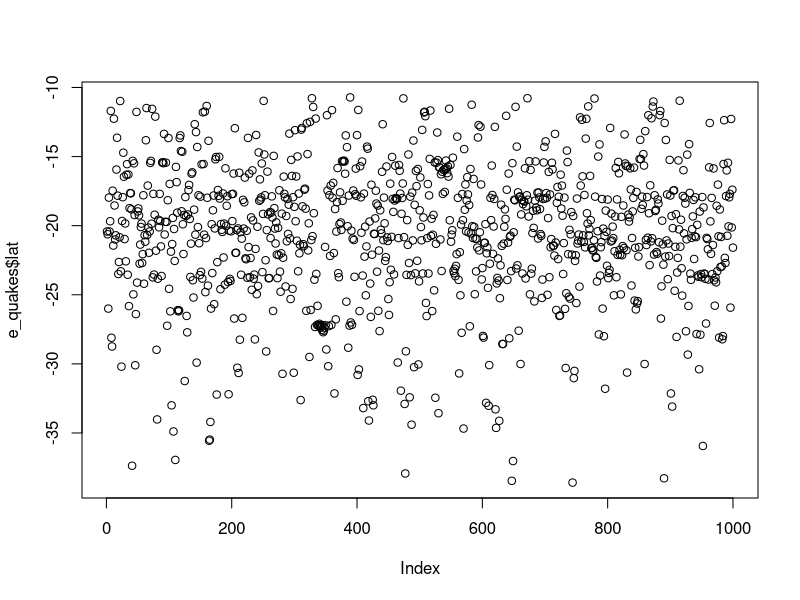
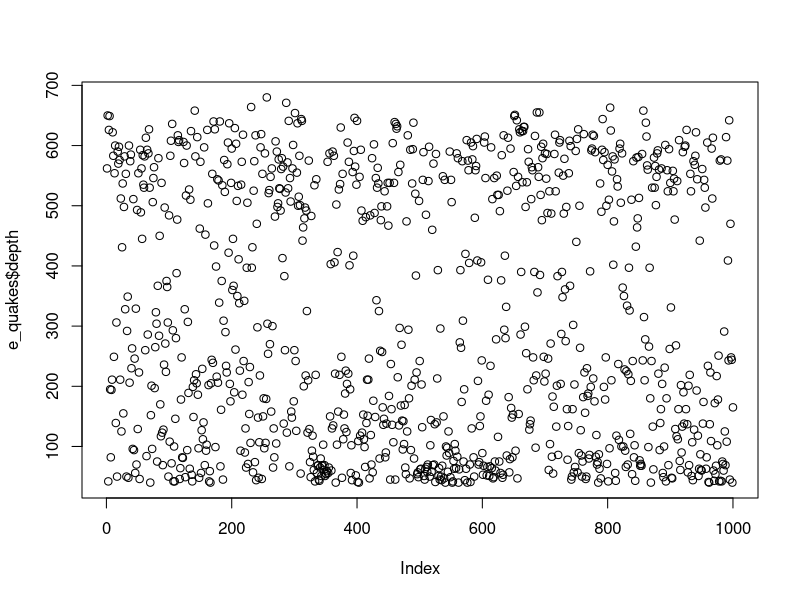
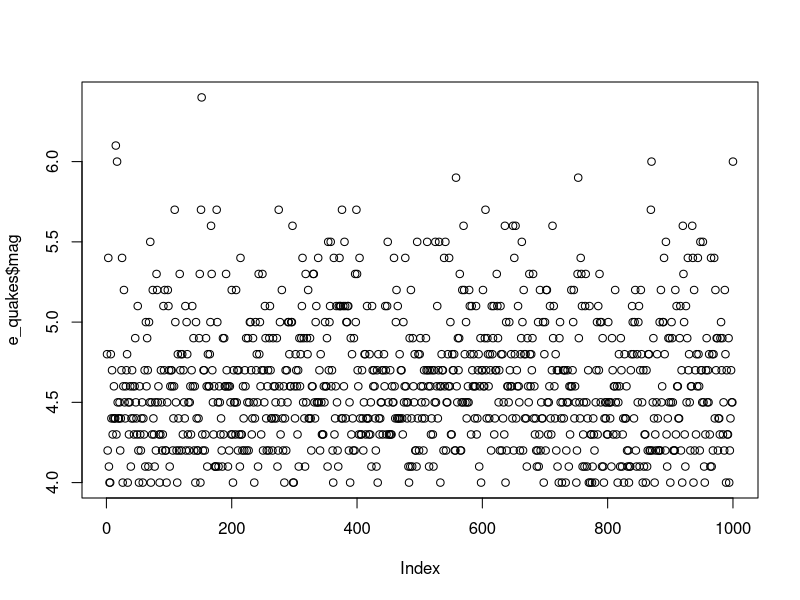
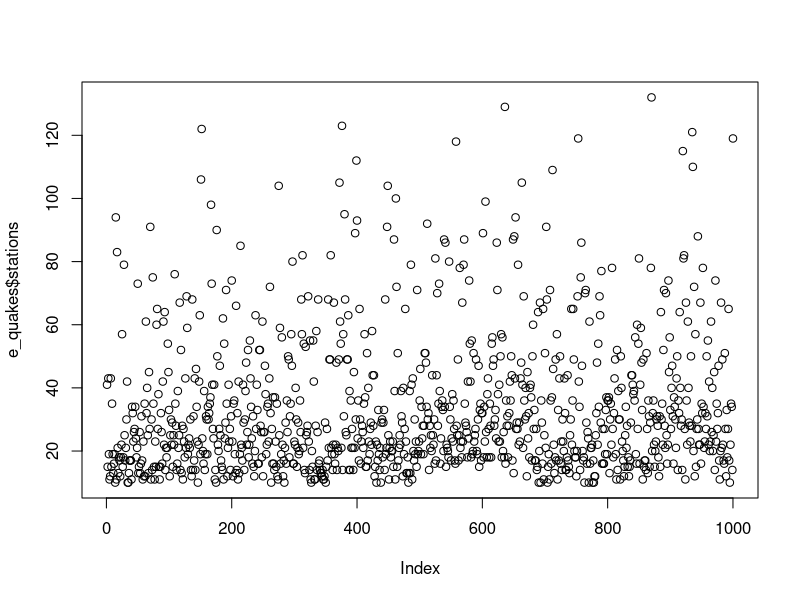
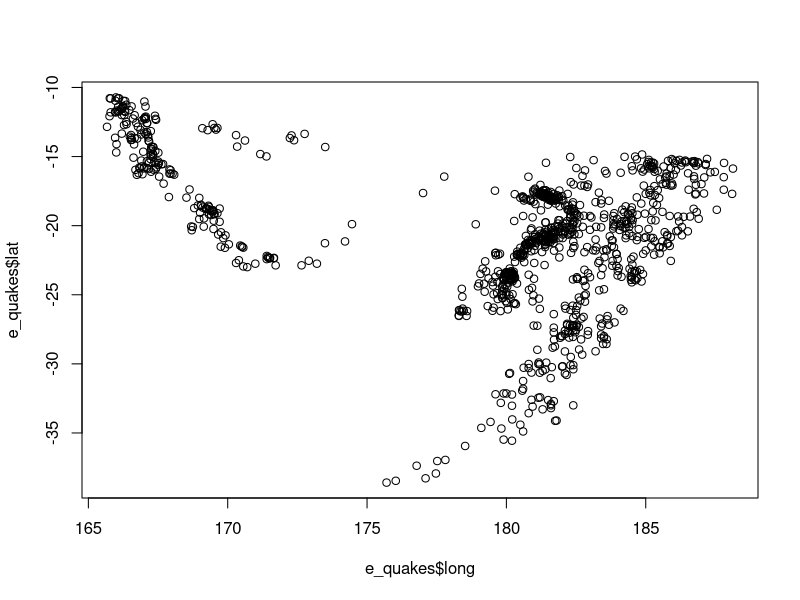
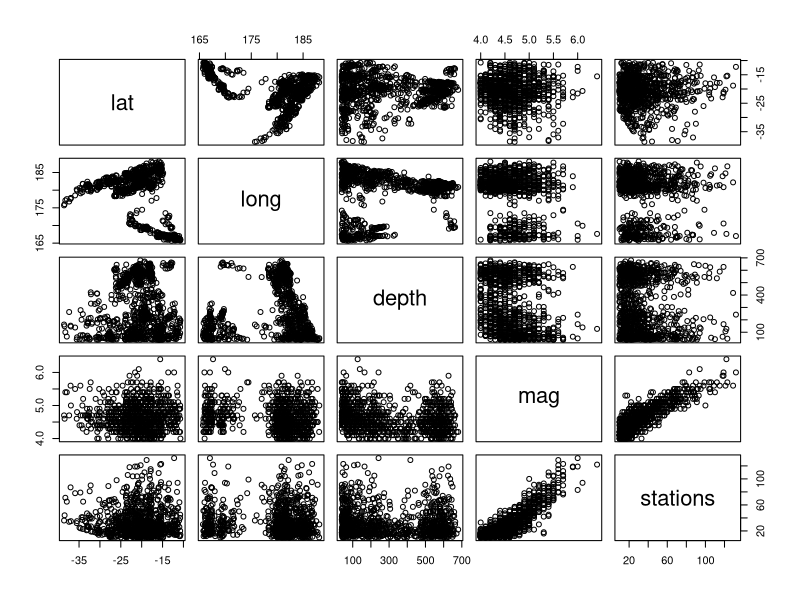
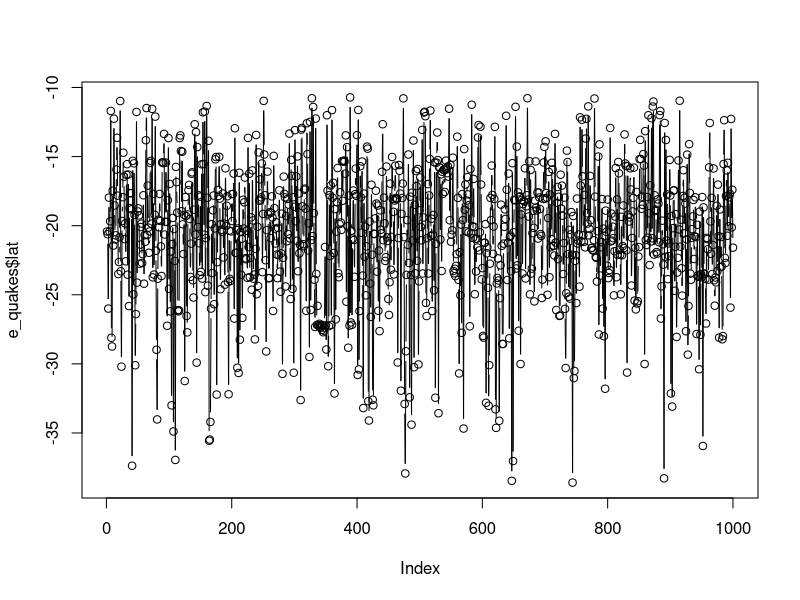
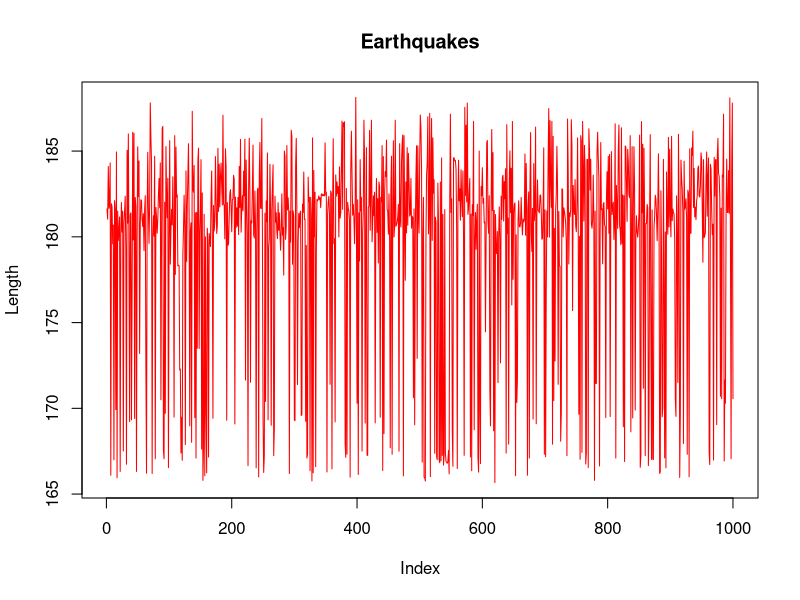

Write R code to recreate these figures, in order.
e_quakes<-datasets::quakes
e_quakes


####Top 10 rows and last 10 rows
head(e_quakes,10)
tail(e_quakes,10)
######Columns

e_quakes[,c(1,2)]
df<-e_quakes[,-5]
df[,-5]
summary(e_quakes[2,1])
summary(e_quakes[1,c(1,3)])
e_quakes$depth
e_quakes$long
e_quakes$lat


###########Summary of the data#########

summary(e_quakes$lat)
summary(e_quakes)
summary(e_quakes$long)
summary(e_quakes$depth)
summary(e_quakes$mag)
summary(e_quakes$stations)

#####################

plot(e_quakes$lat)

plot(e_quakes$depth)

plot(e_quakes$mag)

plot(e_quakes$stations)

plot(e_quakes$long,e_quakes$lat,type="p")

plot(e_quakes)

# points and lines 

plot(e_quakes$lat, type= "b") # p: points, l: lines,b: both

plot(e_quakes$long, xlab = 'Index', 
     ylab = 'Length', main = 'Earthquakes',
     col = 'red', type = "l")

plot(e_quakes$mag, type= "b") # p: points, l: lines,b: both

plot(e_quakes$depth, xlab = 'Index', 
     ylab = 'Depth', main = 'Earthquakes',
     col = 'green', type = "b")


# Horizontal bar plot
barplot(e_quakes$lat, main = 'Earthquakes',
        ylab = 'Latitude', col= 'blue',horiz = F,axes=T)

barplot(e_quakes$long, main = 'Earthquakes',
        ylab = 'Latitude', col= 'green',horiz = F,axes=T)

barplot(e_quakes$mag, main = 'Earthquakes',
        ylab = 'Latitude', col= 'blue',horiz = F,axes=T)
barplot(e_quakes$depth, main = 'Earthquakes',
        ylab = 'Latitude', col= 'blue',horiz = F,axes=T)
barplot(e_quakes$stations, main = 'Earthquakes',
        ylab = 'Latitude', col= 'blue',horiz = F,axes=T)


#Histogram

hist(e_quakes$lat)
hist(e_quakes$long)
hist(e_quakes$depth)
hist(e_quakes$mag)
hist(e_quakes$stations)


hist(e_quakes$lat, 
     main = 'Earthquakes',
     xlab = 'Latitude', col='blue')

hist(e_quakes$long, 
     main = 'Earthquakes',
     xlab = 'Length', col='red')

hist(e_quakes$depth, 
     main = 'Earthquakes',
     xlab = 'Depth', col='green')

hist(e_quakes$mag, 
     main = 'Earthquakes',
     xlab = 'Magnitude', col='yellow')

hist(e_quakes$stations, 
     main = 'Earthquakes',
     xlab = 'Stations', col='orange')


#Single box plot

boxplot(e_quakes$lat,main="Boxplot")

boxplot(e_quakes$long,main="Boxplot")

boxplot(e_quakes$depth,main="Boxplot")

boxplot(e_quakes$mag,main="Boxplot")

boxplot(e_quakes$stations,main="Boxplot")


# Multiple box plots

boxplot(e_quakes,main='Multiple')



#margin of the grid(mar), 
#no of rows and columns(mfrow), 
#whether a border is to be included(bty) 
#and position of the 
#labels(las: 1 for horizontal, las: 0 for vertical)
#bty - box around the plot


par(mfrow=c(4,4),mar=c(2,5,2,1),  las=0, bty="o")

plot(e_quakes$depth)

plot(e_quakes$depth, e_quakes$mag)

plot(e_quakes$lat, type= "l")
plot(e_quakes$long, type= "l")
plot(e_quakes$depth, type= "l")
plot(e_quakes$mag, type= "l")
plot(e_quakes$stations, type= "l")

barplot(e_quakes$stations, main = 'Earthquakes',
        xlab = 'Stations', col='green',horiz = TRUE)

hist(e_quakes$long)
hist(e_quakes$lat)
hist(e_quakes$mag)
hist(e_quakes$depth)

boxplot(e_quakes$mag)

boxplot(e_quakes[,0:5], main='Multiple Box plots')





